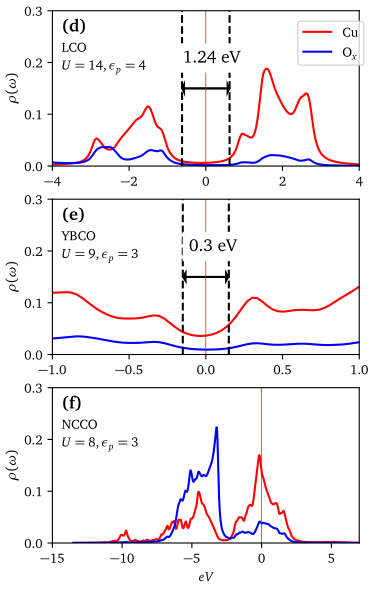

Write Python code to recreate this figure.
import numpy as np
import matplotlib.pyplot as plt
import os
import sys


plt.rc('text', usetex=True)
plt.rc('font', family='serif')
plt.rcParams['text.latex.preamble'] = r'\usepackage[charter]{mathdesign}'

label = [r'$\textbf{(d)}$', r'$\textbf{(e)}$', r'$\textbf{(f)}$']
files = ["LCO", "YBCO", "NCCO"]
# files = ["LCO", "YBa2Cu3O7_U=9_e=3", "NCCO"]
# files = ["LCO", "YBa2Cu3O7_U=9.5_e=3", "NCCO"]
descr = ["LCO", "YBCO", "NCCO"]
facteur_tpp = [0.64, 0.673, 0.54]
lower_lim = [-4,-1,-15]
upper_lim = [4,1,7]
gap_optique = [1.24,0.3]
dim_fleche = [(0.02,0.06),(0.02,0.02)]
decalage_texte = [-0.6,-0.11]
descr2 = ["$U=14,\epsilon_p=4$", "$U=9,\epsilon_p=3$", "$U=8,\epsilon_p=3$"]

fig,ax = plt.subplots(3,1)
# fig,ax = plt.subplots(3,1,sharex=True)
fig.set_size_inches(9.5/2.54,15/2.54)

for y in range(3):
	file = files[y]+"_dos.tsv"
	data = np.genfromtxt(file,names=True)

	w,Cu,Ox = data["w"],data["up_1"],data["up_2"]
	tot = Cu+2*Ox
	ax[y].text(0.03, 0.80, descr[y], va='top', ha='left', transform=ax[y].transAxes, backgroundcolor = 'w')
	ax[y].text(0.03, 0.68, descr2[y], va='top', ha='left', transform=ax[y].transAxes, backgroundcolor = 'w')
	ax[y].text(0.03, 0.95, label[y], va='top', ha='left', fontsize=13,  transform=ax[y].transAxes, backgroundcolor = 'w')
	ax[y].plot(w*facteur_tpp[y], Cu, 'r-', label="Cu")
	ax[y].plot(w*facteur_tpp[y], Ox, 'b-', label=r"$\mathrm{O}_x$")
	ax[y].axvline(0, c='r', ls='solid', lw=0.5)
	# ax[y].set_xlim(-15,7)
	# ax[y].set_xlim(-0.5,0.5)
	ax[y].set_xlim(lower_lim[y],upper_lim[y])
	ax[y].set_ylim(0,0.3)

	ax[y].set_ylabel(r'$\rho(\omega)$',fontsize=10)
	if y == 2 : ax[y].set_xlabel(r'$eV$',fontsize=10)
	if y == 0 : ax[y].legend(loc=(0.8,0.65))
	try:
		ax[y].vlines(-gap_optique[y]/2,0,3,linestyle="--",color="black")
		ax[y].vlines(gap_optique[y]/2,0,3,linestyle="--",color="black")
		ax[y].arrow(-gap_optique[y]/2, 0.15, gap_optique[y], 0, head_width=dim_fleche[y][0], head_length=dim_fleche[y][1], linewidth=1, color='black', length_includes_head=True)
		ax[y].arrow(gap_optique[y]/2, 0.15, -gap_optique[y], 0, head_width=dim_fleche[y][0], head_length=dim_fleche[y][1], linewidth=1, color='black', length_includes_head=True)
		ax[y].text(decalage_texte[y], 0.2, s=str(gap_optique[y])+" eV", fontsize=13,backgroundcolor = 'w')
	except:
		continue
# ax[0].set_xlim(-2,2)
# ax[1].set_xlim(-0.5,0.5)
# ax[2].set_xlim(-15,7)
# A = ax[0]
off = 1.5
# A.text(-12+off, 0.05, 'CTB', c='b', ha='center')
# A.text(-1.7+off, 0.027, 'CTG', c='k', ha='center')
# A.text(-4.5+off, 0.13, 'ZRB', c='k', ha='center')
# A.text(1.6+off, 0.03, 'UHB', c='r', ha='center')
# A.text(-17.5+off, 0.13, 'LHB', c='r', ha='center')

plt.tight_layout(pad=0.4)
# plt.savefig(__file__[0:-3]+"_plus_res_U=9.pdf")
plt.savefig(__file__[0:-3]+".pdf")
plt.show()
